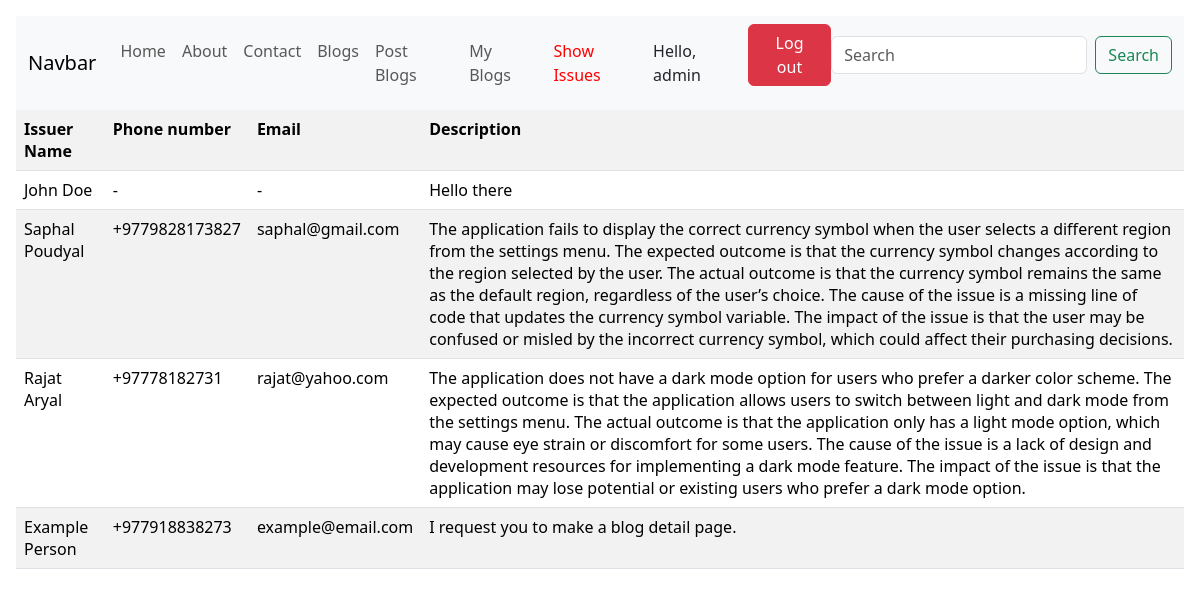
/show_issues/ (signed in), run on the app's committed database.
### blog_app/models.py (models this page shows)
class ContactModel(models.Model) :
    name = models.CharField(max_length=50, blank=False)
    phone_no = models.CharField(max_length=15, blank=True , null=True)
    email = models.EmailField(blank=True) # Blank = True for testing purpose
    issue_description = models.TextField(blank=True, null=True)

### blog_app/views.py (the view)
# urls.py: path('show_issues/', show_issues_view, name='show_issues'),
@login_required(login_url='/')
@staff_member_required
def show_issues_view(request: HttpRequest) :
    contact_queryset = ContactModel.objects.all()
    return render(request, 'blog_app/show_issues.html' , {
        'issues' : contact_queryset
    })

### blog_app/templates/blog_app/show_issues.html
{% extends "blog_app/base.html" %}
{% load static %}
{% block showissuesactive %}active{% endblock showissuesactive %}
{% block body %}
<table class='table table-striped table-hover'>
    <tr>
        <th scope="col" >Issuer Name</td>
        <th scope="col" >Phone number</td>
        <th scope="col" >Email</td>
        <th scope="col" >Description</td>
    </tr>
    {% for issue in issues %}
    <tr>
        <td class="table-information">{{ issue.name }}</td>
        <td class="table-information">{{ issue.phone_no|default:"-" }}</td>
        <td class="table-information">{{ issue.email|default:"-" }}</td>
        <td class="table-information">{{ issue.issue_description }}</td>
    </tr>
    {% endfor %}
</table>
{% endblock body %}

### blog_app/templates/blog_app/base.html (shortened to what this page needs)
{% load static %}
<html xmlns="http://www.w3.org/1999/xhtml">
<head>
    <link href="https://cdn.jsdelivr.net/npm/bootstrap@5.3.2/dist/css/bootstrap.min.css" rel="stylesheet"
>
    <link rel="stylesheet" href="{% static 'blog_app\css\base.css' %}">
</head>
<body>
    <nav class="navbar navbar-expand-lg bg-body-tertiary">
        <div class="container-fluid">
            <a class="navbar-brand" href="#">Navbar</a>
            <div class="collapse navbar-collapse" id="navbarSupportedContent">
                <ul class="navbar-nav me-auto mb-2 mb-lg-0">
                    <li class="nav-item">
                        <a class="nav-link {% block homeactive %}{% endblock homeactive %}" aria-current="page"
                            href="{% url 'home' %}">Home</a>
                    </li>
                    <li class="nav-item">
                        <a class="nav-link {% block aboutactive %}{% endblock aboutactive %}"
                            href="{% url 'about' %}">About</a>
                    </li>
                    <li class="nav-item">
                        <a class="nav-link {% block contactactive %}{% endblock contactactive %}"
                            href="{% url 'contact' %}">Contact</a>
                    </li>
                    <li class="nav-item">
                        <a class="nav-link {% block blogactive %}{% endblock blogactive %}"
                            href="{% url 'blog' %}">Blogs</a>
                    </li>
                    <li class="nav-item">
                        <a class="nav-link {% block blogpostactive %}{% endblock blogpostactive %}"
                            href="{% url 'blog_post' %}">Post Blogs</a>
                    </li>
                    {% if request.user.is_authenticated %}
                        <li class="nav-item">
                            <a class="nav-link {% block myblogsactive %}{% endblock myblogsactive %}"
                                href="#">My Blogs</a>
                        </li>
                        {% if request.user.is_staff %}
                        <li class="nav-item">
                            <a class="nav-link {% block showissuesactive %}{% endblock showissuesactive %}"
                             href="{% url 'show_issues' %}">Show Issues</a>
                        </li>
                        {% endif %}
                    {% endif %}
                </ul>
                {% if request.user.is_authenticated %}
                <span class="user-info">Hello, {{request.user.username}} </span>
                    <form action="{% url 'logout' %}" method="GET">
                        <button class="btn btn-danger">Log out</button>
                    </form>
                {% else %}
                        <button type="button" class="btn btn-dark" data-bs-toggle="modal" data-bs-target="#loginModal">
                            Login
                        </button>
                {% endif %}
                <form class="d-flex" role="search" method="GET" action='{% url 'search' %}'>
                    <input class="form-control me-2" type="search" name='query' placeholder="Search" aria-label="Search">
                    <button class="btn btn-outline-success" type="submit">Search</button>
                  </form>
            </div>
        </div>
    </nav>
    <div class="body-wrapper">
        {% block body %}{% endblock body %}
    </div>
</body>
</html>

### blog_app/static/blog_app/css/base.css (style rules this page uses)
body { padding: 1em; }

### blog_app/templates/blog_app/base.html (style rules this page uses)
.navbar-nav .nav-item .nav-link.active { color: red; }

### data on the page
ContactModel: name "John Doe", phone_no "-", email "-", issue_description "Hello there"
ContactModel: name "Saphal Poudyal", phone_no "+9779828173827", email "saphal@gmail.com", issue_description "The application fails to display the correct currency symbol when the user selects a different region from the settings menu. The expected outcome is that the currency symbol changes according to the region selected by the user. The actual outcome is that the currency symbol remains the same as the default region, regardless of the user’s choice. The cause of the issue is a missing line of code that updates the currency symbol variable. The impact of the issue is that the user may be confused or misled by the incorrect currency symbol, which could affect their purchasing decisions."
ContactModel: name "Rajat Aryal", phone_no "+97778182731", email "rajat@yahoo.com", issue_description "The application does not have a dark mode option for users who prefer a darker color scheme. The expected outcome is that the application allows users to switch between light and dark mode from the settings menu. The actual outcome is that the application only has a light mode option, which may cause eye strain or discomfort for some users. The cause of the issue is a lack of design and development resources for implementing a dark mode feature. The impact of the issue is that the application may lose potential or existing users who prefer a dark mode option."
ContactModel: name "Example Person", phone_no "+977918838273", email "example@email.com", issue_description "I request you to make a blog detail page."

### other printed values
{{ request.user.username }} "admin"
